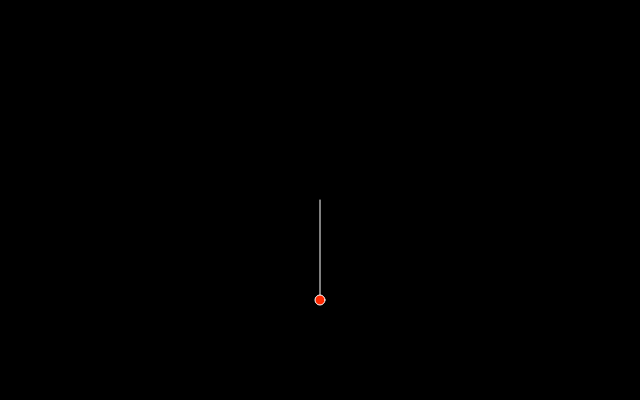
Frame 1 (no input)
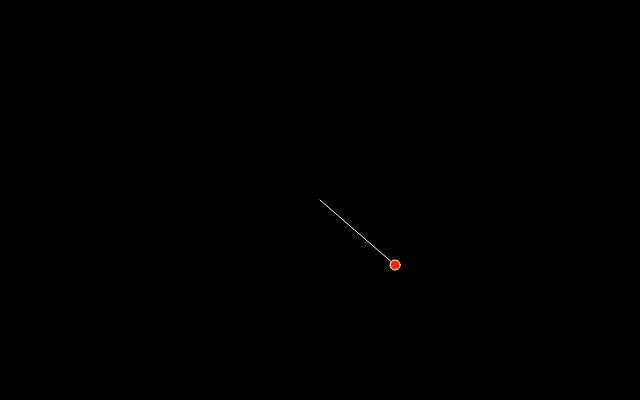
Frame 60 (no input)
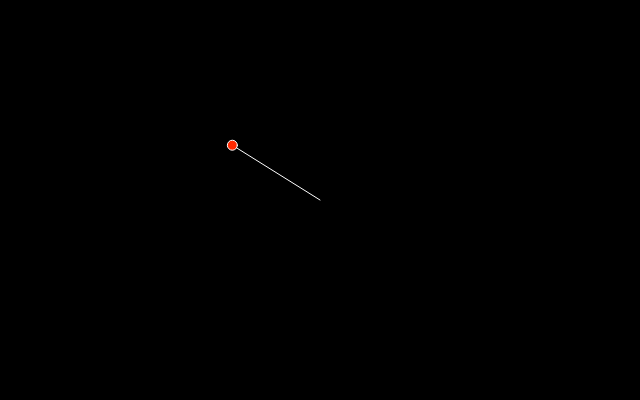
Frame 120 (the mouse pressed at the canvas centre since frame 60)

The p5.js sketch that drew these frames (run headless with seeded random() and noise() and a simulated clock; from frame 60 on, the mouse is pressed at the canvas centre):

// p5.js sketch
// ── sketch.js
var r = 100;
var a = 0;
var x, y;
var aVel = 0;
var aAcc = 0;

function setup() {
  createCanvas(640, 400);
  fill(255, 40, 0);
  stroke(255);
}

function draw() {
  background(0);
  translate(width/2, height/2);
  x = sin(a) * r;
  y = cos(a) * r;
  line(0, 0, x, y);
  ellipse(x, y, 10, 10);

  a += aVel;
  aVel += aAcc;
  r += random(-1, 1);

  aAcc += random(-1, 1)/10;
  aVel = constrain(aVel, 0, 0.1);
}
